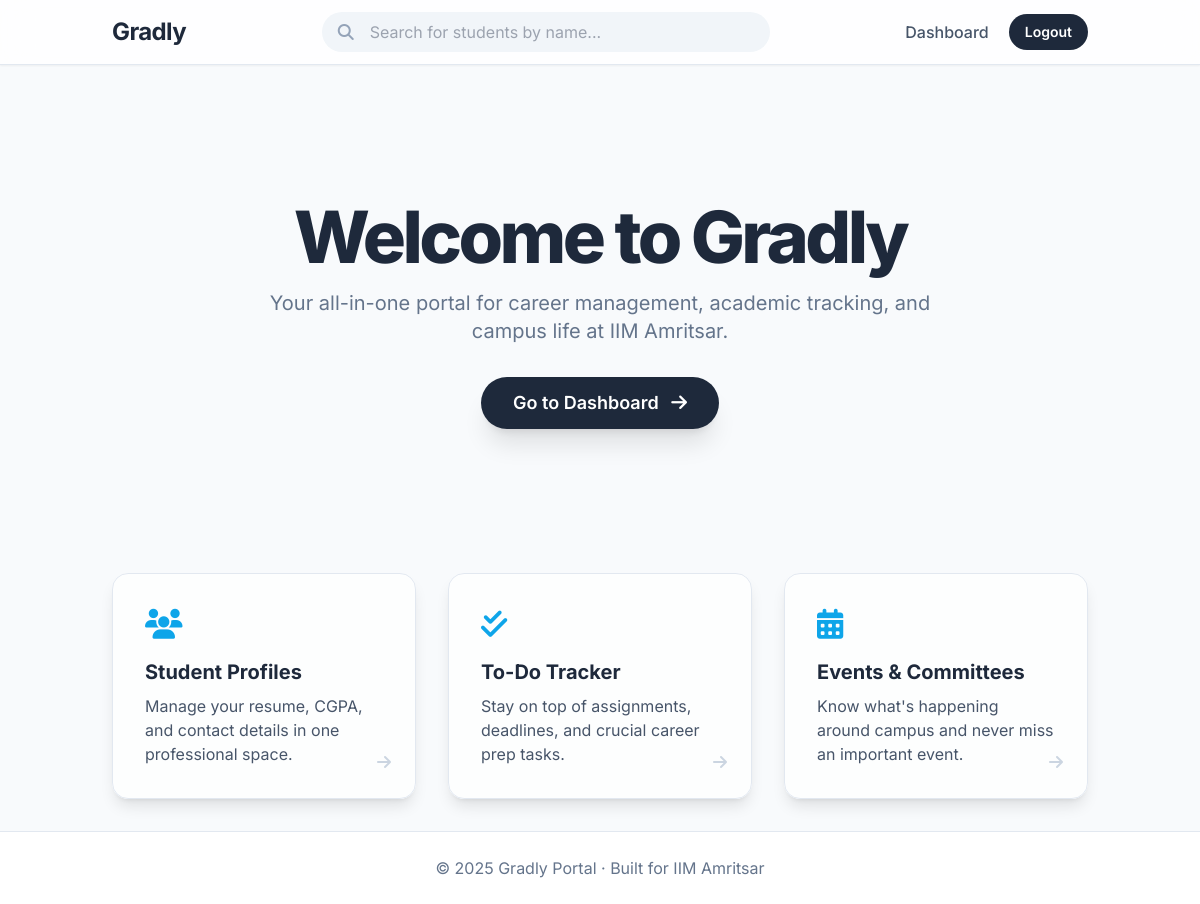
/ (signed in), run on an earlier commit of the app's database.
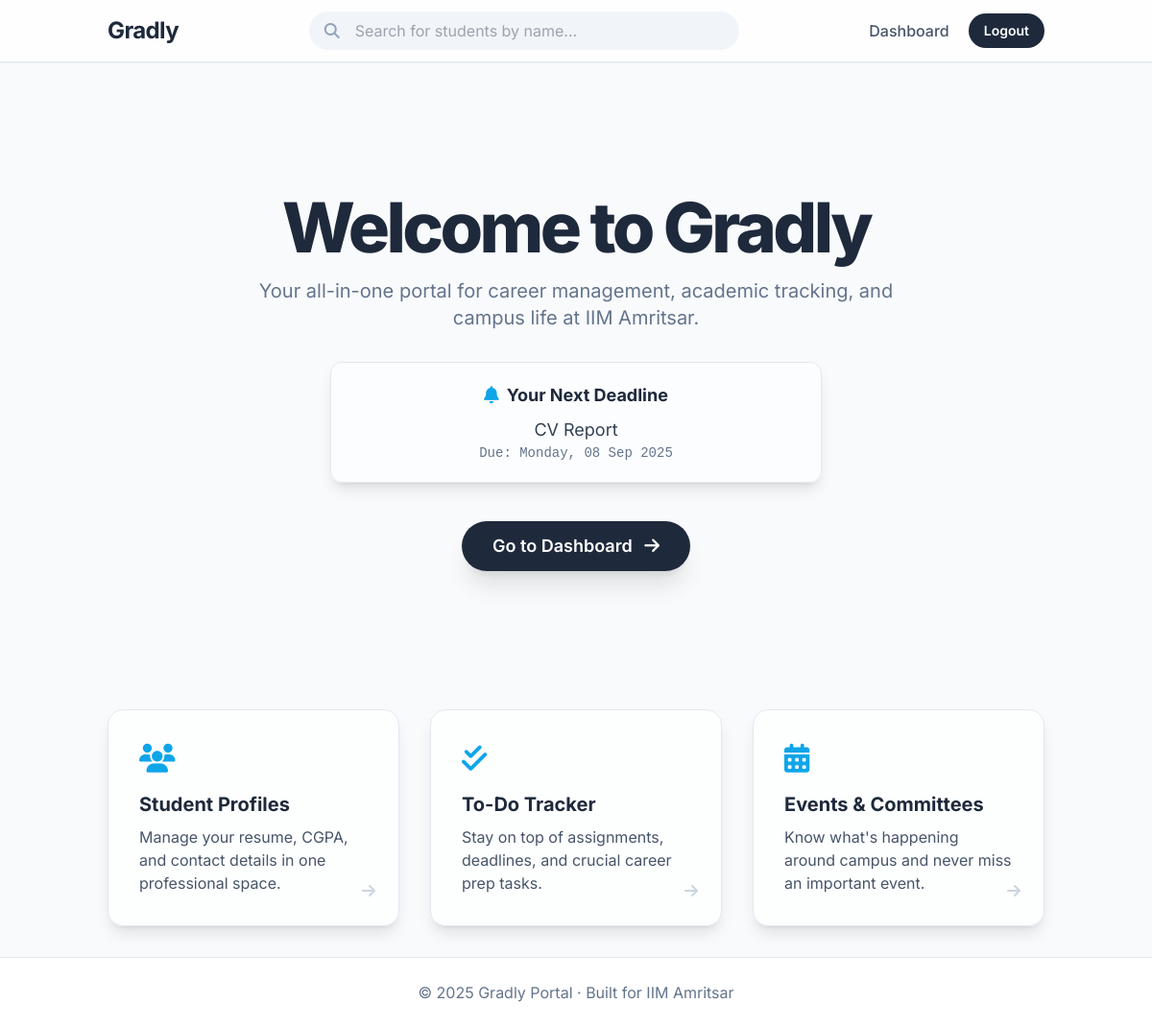
And on a later commit of the database.
### models.py (models this page shows)
class Task(db.Model):
    id = db.Column(db.Integer, primary_key=True)
    title = db.Column(db.String(200), nullable=False)
    due_date = db.Column(db.DateTime, nullable=True)
    is_done = db.Column(db.Boolean, default=False)
    user_id = db.Column(db.Integer, db.ForeignKey('user.id'))

### app.py (the view)
@app.route('/')
def home():
    closest_task = None
    if current_user.is_authenticated:
        closest_task = Task.query.filter_by(user_id=current_user.id).order_by(Task.due_date).first()
    return render_template('home.html', closest_task=closest_task)

### app.py (called while the page is built)
@login_manager.user_loader
def load_user(user_id):
    return User.query.get(user_id)

@app.before_request
def create_tables():
    db.create_all()

### templates/home.html (shortened to what this page needs)
{% extends "base.html" %}
{% block content %}
<section class="text-center py-20">
    <h1 class="text-5xl md:text-7xl font-extrabold text-slate-800 mb-4 tracking-tighter">
        Welcome to Gradly
    </h1>
    <p class="text-lg md:text-xl text-slate-500 mb-8 max-w-2xl mx-auto">
        Your all-in-one portal for career management, academic tracking, and campus life at IIM Amritsar.
    </p>
    {% if closest_task %}
    <div class="bg-white/60 backdrop-blur-lg p-5 rounded-xl shadow-lg max-w-lg mx-auto mb-10 border border-slate-200">
        <h3 class="text-lg font-bold text-slate-800 flex items-center justify-center gap-2">
            <i class="fa fa-bell text-sky-500 animate-pulse"></i>
            <span>Your Next Deadline</span>
        </h3>
        <p class="text-slate-700 mt-2 text-lg">{{ closest_task.title }}</p>
        <p class="text-sm text-slate-500 font-mono">Due: {{ closest_task.due_date.strftime('%A, %d %b %Y') }}</p>
    </div>
    {% endif %}
    <a href="{{ url_for('dashboard.dashboard') }}"
        class="inline-block bg-slate-800 text-white px-8 py-3 rounded-full font-semibold text-lg hover:bg-sky-500 transition-all duration-300 transform hover:scale-105 shadow-xl hover:shadow-sky-200">
        Go to Dashboard <i class="fa fa-arrow-right ml-2"></i>
    </a>
</section>
<section class="grid md:grid-cols-3 gap-8 mt-16">
    <a href="{{ url_for('profile.view_profile', user_id=current_user.id) }}"
        class="group block bg-white/70 backdrop-blur-lg p-8 rounded-2xl shadow-lg border border-slate-200 hover:border-sky-400 hover:shadow-2xl transition-all duration-300 transform hover:-translate-y-2">
        <i class="fa fa-users text-3xl text-sky-500 mb-4"></i>
        <h3 class="text-xl font-bold mb-2 text-slate-800">Student Profiles</h3>
        <p class="text-slate-600">Manage your resume, CGPA, and contact details in one professional space.</p>
        <span
            class="absolute bottom-6 right-6 text-slate-300 group-hover:text-sky-500 transition-colors transform group-hover:translate-x-1 duration-300">
            <i class="fa fa-arrow-right"></i>
        </span>
    </a>
    <a href="{{ url_for('dashboard.dashboard') }}"
        class="group block bg-white/70 backdrop-blur-lg p-8 rounded-2xl shadow-lg border border-slate-200 hover:border-sky-400 hover:shadow-2xl transition-all duration-300 transform hover:-translate-y-2">
        <i class="fa fa-check-double text-3xl text-sky-500 mb-4"></i>
        <h3 class="text-xl font-bold mb-2 text-slate-800">To-Do Tracker</h3>
        <p class="text-slate-600">Stay on top of assignments, deadlines, and crucial career prep tasks.</p>
        <span
            class="absolute bottom-6 right-6 text-slate-300 group-hover:text-sky-500 transition-colors transform group-hover:translate-x-1 duration-300">
            <i class="fa fa-arrow-right"></i>
        </span>
    </a>
    <a href="{{ url_for('events.add_event') }}"
        class="group block bg-white/70 backdrop-blur-lg p-8 rounded-2xl shadow-lg border border-slate-200 hover:border-sky-400 hover:shadow-2xl transition-all duration-300 transform hover:-translate-y-2">
        <i class="fa fa-calendar-days text-3xl text-sky-500 mb-4"></i>
        <h3 class="text-xl font-bold mb-2 text-slate-800">Events & Committees</h3>
        <p class="text-slate-600">Know what's happening around campus and never miss an important event.</p>
        <span
            class="absolute bottom-6 right-6 text-slate-300 group-hover:text-sky-500 transition-colors transform group-hover:translate-x-1 duration-300">
            <i class="fa fa-arrow-right"></i>
        </span>
    </a>
</section>
{% endblock %}

What changed in the data, as far as the page shows it:
added Task: title "CV Report", due_date "Monday, 08 Sep 2025"
Also different on the page:
text now shown: "Your Next Deadline Due:"
